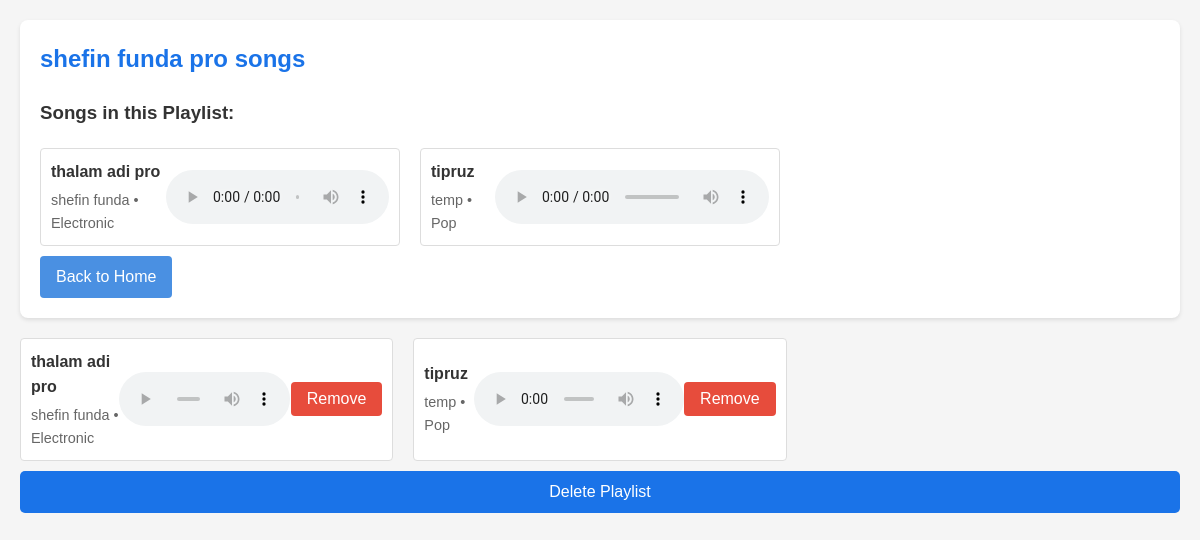
/playlist/5, run on the app's committed database.
### tables this page shows
CREATE TABLE playlists (
                        id INTEGER PRIMARY KEY AUTOINCREMENT,
                        user_id INTEGER NOT NULL,
                        name TEXT NOT NULL,
                        description TEXT,
                        FOREIGN KEY(user_id) REFERENCES users(id));

CREATE TABLE music (
                        id INTEGER PRIMARY KEY AUTOINCREMENT,
                        title TEXT NOT NULL,
                        artist TEXT NOT NULL,
                        genre TEXT NOT NULL,
                        file_path TEXT NOT NULL);

### app.py (the view)
@app.route('/playlist/<int:playlist_id>')
def view_playlist(playlist_id):
    conn = get_db()
    cursor = conn.cursor()
    cursor.execute("SELECT name, description FROM playlists WHERE id = ?", (playlist_id,))
    playlist = cursor.fetchone()
    cursor.execute("""
        SELECT music.id, music.title, music.artist, music.genre
        FROM music
        JOIN playlist_songs ON music.id = playlist_songs.music_id
        WHERE playlist_songs.playlist_id = ?
    """, (playlist_id,))
    songs = cursor.fetchall()
    conn.close()
    if playlist:
        return render_template('select_playlist.html',
                               playlist_id=playlist_id,  # Pass playlist_id here
                               playlist_name=playlist['name'],
                               playlist_description=playlist['description'],
                               songs=songs)
    else:
        flash('Playlist not found', 'error')
        return redirect(url_for('home'))

### app.py (called while the page is built)
def get_db():
    conn = sqlite3.connect('music.db')
    conn.row_factory = sqlite3.Row
    return conn

### templates/select_playlist.html (shortened to what this page needs)
<!DOCTYPE html>
<html lang="en">
<head>
    <link rel="stylesheet" href="{{ url_for('static', filename='style.css') }}">
</head>
<body>
    <div class="main-content">
        <div class="section">
            <h2 class="section-title">{{ playlist_name }}</h2>
            <h3>Songs in this Playlist:</h3>
            <div class="songs-list">
                {% if songs %}
                    {% for song in songs %}
                    <div class="song-item">
                        <div class="song-info">
                            <div class="song-title">{{ song['title'] }}</div>
                            <div class="song-artist">{{ song['artist'] }} • {{ song['genre'] }}</div>
                        </div>
                        <audio controls>
                            <source src="{{ url_for('play_music', music_id=song['id']) }}" type="audio/mpeg">
                        </audio>
                    </div>
                    {% endfor %}
                {% else %}
                    <p>No songs in this playlist.</p>
                {% endif %}
            </div>
            <a href="{{ url_for('home') }}" class="btn">Back to Home</a>
        </div>
        <div class="songs-list">
          {% if songs %}
              {% for song in songs %}
              <div class="song-item">
                  <div class="song-info">
                      <div class="song-title">{{ song.title }}</div>
                      <div class="song-artist">{{ song.artist }} • {{ song.genre}}</div>
                  </div>
                  <audio controls>
                      <source src="{{ url_for('play_music', music_id=song['id']) }}" type="audio/mpeg">
                  </audio>
                  <form action="{{ url_for('remove_song_from_playlist') }}" method="POST" style="display: inline;">
                    <button type="submit" class="btn" style="background: #e74c3c;">Remove</button>
                </form>
              </div>
              {% endfor %}
          {% else %}
              <p>No songs in this playlist.</p>
          {% endif %}
      </div>
      <div class="playlist-box">
        <form method="POST" action="{{ url_for('delete_playlist', playlist_id=playlist_id) }}">
            <button type="submit" class="delete-playlist-btn" onclick="return confirm('Are you sure you want to delete this playlist?')">Delete Playlist</button>
        </form>
    </div>
    </div>
</body>
</html>

### static/style.css (style rules this page uses)
* { margin: 0; padding: 0; box-sizing: border-box; }
body { font-family: 'Arial', sans-serif; background: #f0f2f5; color: #333; line-height: 1.6; }
button { width: 100%; padding: 12px; background: #1a73e8; color: white; border: none; border-radius: 5px; font-size: 16px; cursor: pointer; transition: background 0.3s; }
.section { margin-bottom: 40px; }
.section h2 { color: #1a73e8; margin-bottom: 20px; }
.songs-list { display: grid; gap: 20px; grid-template-columns: repeat(auto-fill, minmax(300px, 1fr)); }
.song-item { background: #f8f9fa; border-radius: 8px; padding: 15px; }

### templates/select_playlist.html (style rules this page uses)
body { font-family: Arial, sans-serif; background-color: #f5f5f5; }
.main-content { max-width: 1200px; margin: 0 auto; padding: 20px; }
.section { background: white; border-radius: 8px; padding: 20px; margin-bottom: 20px; box-shadow: 0 2px 4px rgba(0,0,0,0.1); }
.section-title { margin-bottom: 20px; color: #333; }
.songs-list { margin-top: 20px; }
.song-item { display: flex; justify-content: space-between; align-items: center; padding: 10px; border: 1px solid #ddd; border-radius: 4px; margin-bottom: 10px; background: #fff; }
.song-info { flex-grow: 1; }
.song-title { font-weight: bold; margin-bottom: 4px; }
.song-artist { color: #666; font-size: 0.9em; }
.btn { padding: 8px 16px; background: #4a90e2; color: white; border: none; border-radius: 4px; cursor: pointer; text-decoration: none; display: inline-block; }

### data on the page
playlists: name "shefin funda pro songs"
music: title "thalam adi pro", artist "shefin funda", genre "Electronic"
music: title "tipruz", artist "temp", genre "Pop"
